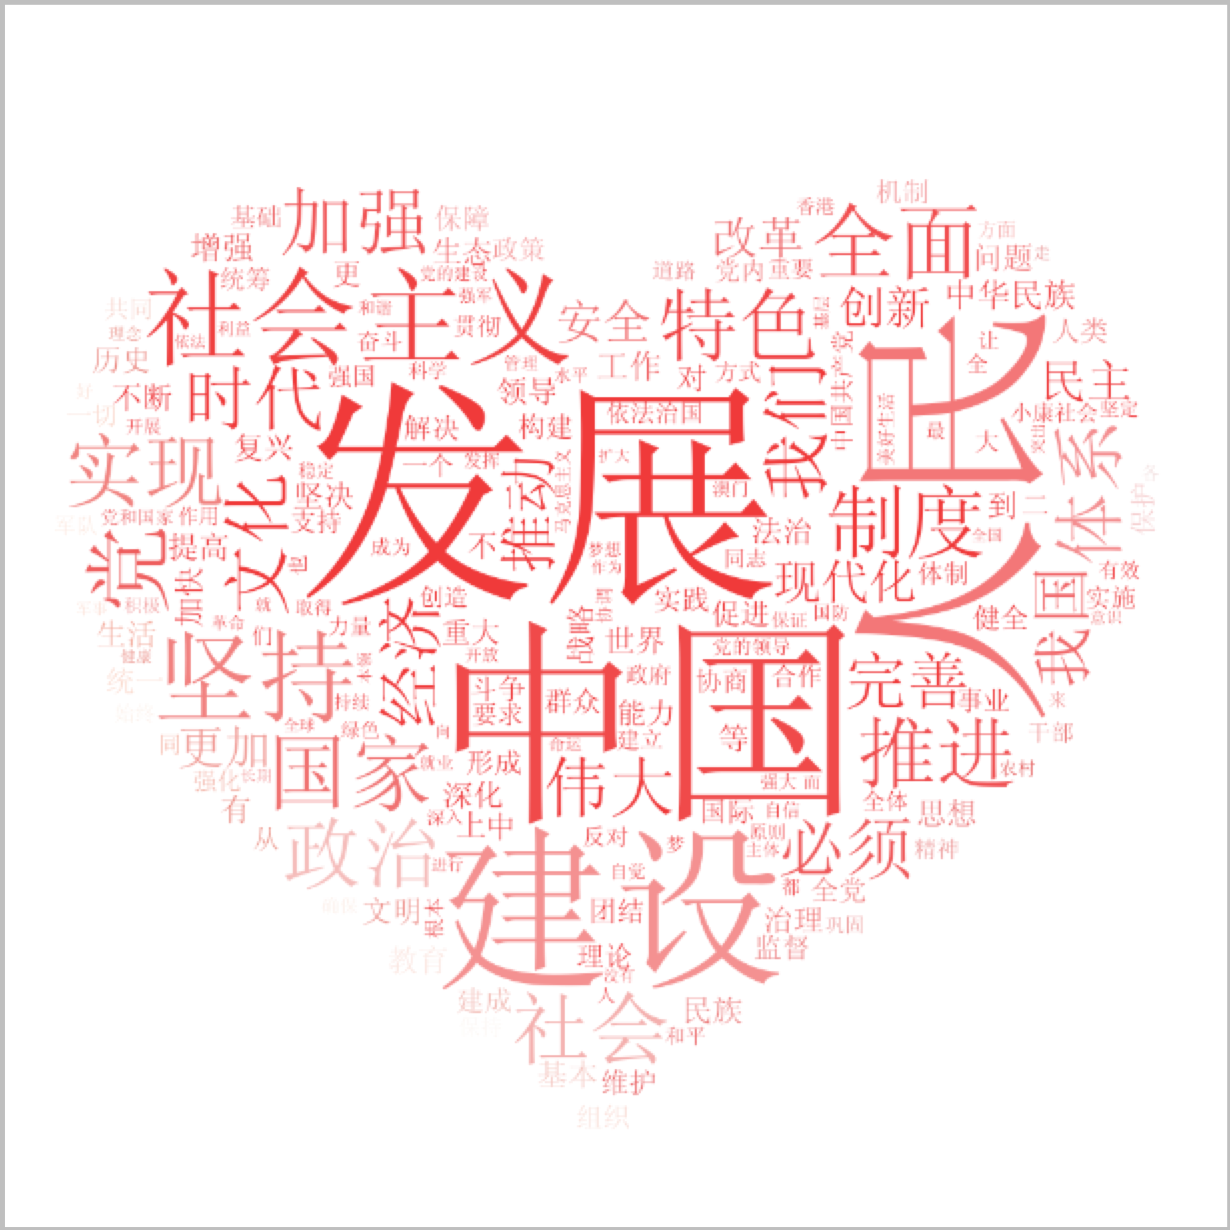

Source code (Python):
#encoding=utf-8

import jieba.analyse
import lxml.html
import urllib2
import os
import jieba
from collections import Counter
from scipy.misc import imread
from wordcloud import wordcloud, ImageColorGenerator
import matplotlib.pyplot as plt

def download19report(url = "http://news.xinhuanet.com/politics/19cpcnc/2017-10/27/c_1121867529.htm"):
    reportfile = "19dareport.txt"

    if os.path.exists(reportfile) and os.stat(reportfile).st_size > 0:
        with open(reportfile, "r") as fsr:
            return fsr.read()
    else:
        htmlcontent = urllib2.urlopen(url).read()
        tree = lxml.html.fromstring(htmlcontent)
        reportcontent = tree.cssselect("div#content")[0].text_content()
        with open(reportfile, "w") as fsw:
            fsw.write(reportcontent.encode("utf-8"))
        return reportcontent

def getkeywords(reportcontent):
    filteredwords = [u"，", u"、", u"的", u"。", u"和", u"	", u"”", u"；", u"　",
                     u"“", u"！", u"○", u"\r\n", u"）", u"（", u"了", u"以", u"把",u"在", u"要", u"新", u"为", u"是"]
    keywords = jieba.cut(reportcontent)
    data = dict(Counter(keywords))
    for filterword in filteredwords:
        data.pop(filterword, None)
    #return sorted(data.items(), key=lambda d:d[1], reverse=True)
    return data

def preparedata(keywords):
    keyworddatafile = "keyworddata.txt"

    try:
        with open(keyworddatafile, "w+") as fs:
            for keyword, times in keywords[0:100]:
                fs.write("{}\n".format(keyword.encode("utf-8")))
        return keyworddatafile
    except OSError as error:
        print(error)
        return None

def wordcloudshow(keywordsfrequency):
    background_image = imread("heart.jpg")
    wordcloudobject = wordcloud.WordCloud(font_path="/library/fonts/microsoft/simsun.ttf",
            mask=background_image,
            background_color="white",
            max_font_size=300,
            random_state=30).generate_from_frequencies(keywordsfrequency, 200)

    image_colors = ImageColorGenerator(background_image)
    wordcloudobject.recolor(color_func=image_colors)
    plt.imshow(wordcloudobject)
    plt.axis("off")
    plt.show()

if __name__ == "__main__":
    reportcontent = download19report()
    wordcloudshow(getkeywords(reportcontent))
